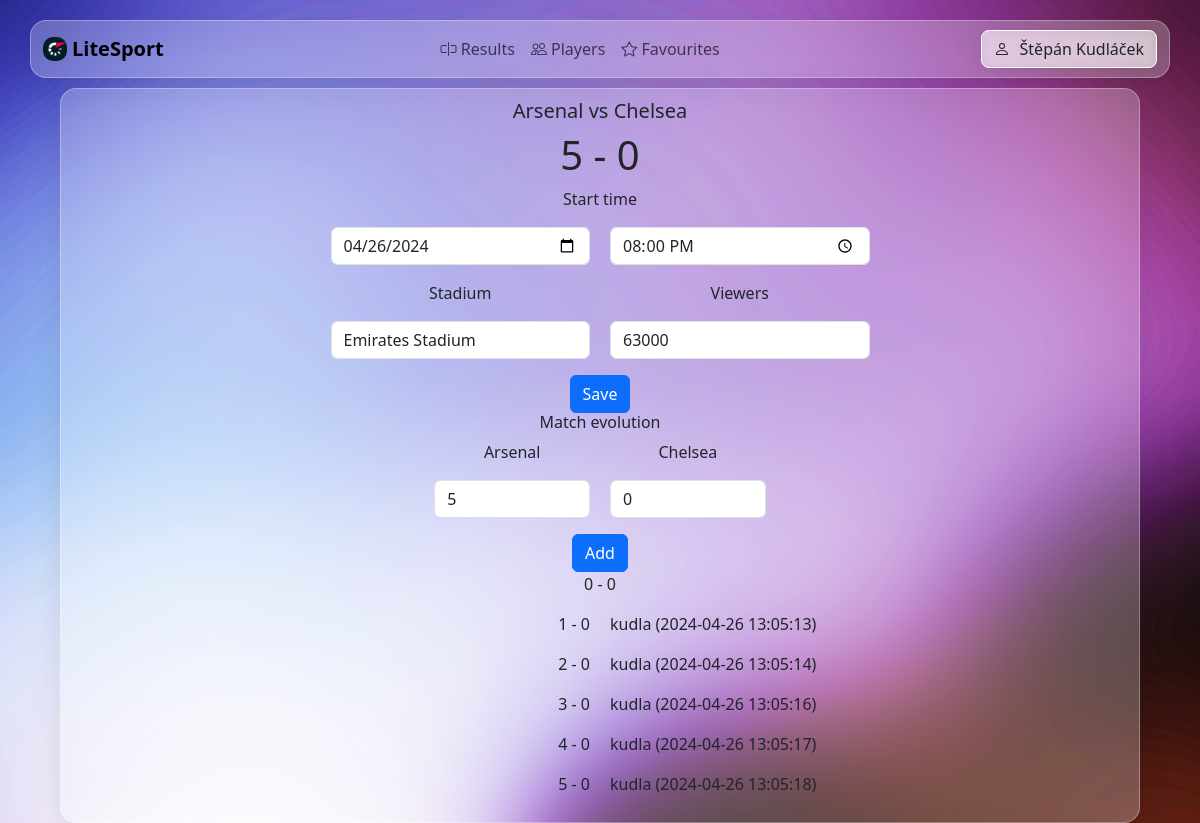
Page /edit-match/2 (signed in) on the earlier database version.
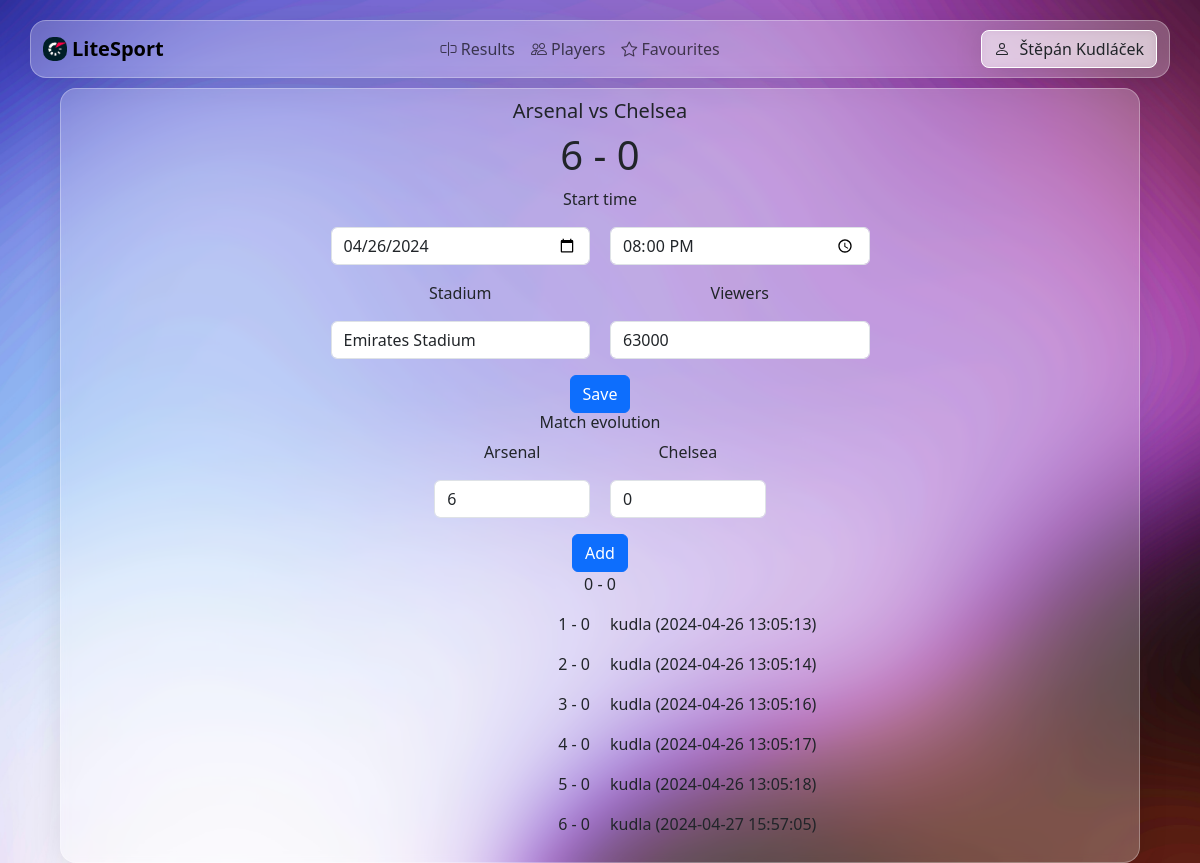
Same page on the later database version.
### base/models.py (models this page shows, shortened)
class Match(models.Model):
    score_1 = models.IntegerField(default=0)
    score_2 = models.IntegerField(default=0)
    start_time = models.DateTimeField(null=True)
    end_time = models.DateTimeField(null=True)
    viewers = models.IntegerField(default=0)
    stadium = models.CharField(max_length=30,default="")
    id_category = models.ForeignKey('Category', on_delete=models.CASCADE)
    id_league = models.ForeignKey('League', on_delete=models.CASCADE)
    user = models.ForeignKey(User, on_delete=models.CASCADE)
    id_team_1 = models.ForeignKey('Team', on_delete=models.CASCADE, related_name='team_1')
    id_team_2 = models.ForeignKey('Team', on_delete=models.CASCADE, related_name='team_2')

class EditHistory(models.Model):
    modified_at = models.DateTimeField(null=True)
    old_score1 = models.IntegerField(default="",null=False)
    old_score2 = models.IntegerField(default="",null=False)
    new_score1 = models.IntegerField(default="",null=False)
    new_score2 = models.IntegerField(default="",null=False)
    user = models.ForeignKey(User, on_delete=models.CASCADE)
    id_match = models.ForeignKey('Match', on_delete=models.CASCADE)

class Team(models.Model):
    name = models.CharField(max_length=30,default="",null=False)
    id_category = models.ForeignKey('Category', on_delete=models.CASCADE)
    id_league = models.ForeignKey('League', on_delete=models.CASCADE)

### base/views.py (the view, shortened to what this page needs)
# urls.py: path('edit-match/<int:match_id>', views.edit_match, name="edit_match"),
@login_required
def edit_match(request, match_id):
    match = Match.objects.get(id=match_id)
    match_history = EditHistory.objects.filter(id_match=match_id)
    form1 = EditMatchForm(instance=match)
    form2 = AddMatchHistoryForm()
    context = {
        'title': 'Edit Match',
        'match': match,
        'match_history': match_history,
        'form1': form1,
        'form2': form2
    }
    return render(request,'base/edit_match.html',context)

### base/forms.py
class EditMatchForm(forms.ModelForm):
    class Meta:
        model = Match
        fields = ['start_time', 'stadium', 'viewers', 'id_team_1', 'score_1', 'id_team_2', 'score_2']

class AddMatchHistoryForm(forms.ModelForm):
    class Meta:
        model = EditHistory
        fields = ['id_match', 'new_score1', 'new_score2', 'modified_at', 'user']

### base/templates/base/edit_match.html (shortened to what this page needs)
{% extends 'main.html' %}
{% block content %}
<div class="container-lg main-container glass-effect" >
        <div class="col">
            <form method="POST" >
                <h5 class="page-title">{{ match.id_team_1.name }} vs {{ match.id_team_2.name }}</h5>
                <h1 class="page-title">{{ match.score_1 }} - {{ match.score_2 }}</h1>
                <p class="page-title">Start time</p>
                <div class="mb-3">
                    <div class="row">
                        <div class="col" style="padding-right: 10px;">
                            <input type="date" class="form-control" style="max-width: 50%;margin-left: auto;" value="{{ match.start_time|date:'Y-m-d' }}" name="start_time_date">
                        </div>
                        <div class="col" style="padding-left: 10px;">
                            <input type="time" class="form-control" style="max-width: 50%;" value="{{ match.start_time|time:'H:i' }}" name="start_time_time">
                        </div>
                    </div>
                </div>
                <div class="mb-3">
                    <div class="row">
                        <div class="col" style="padding-right: 10px;">
                            <p style="max-width: 50%;margin-left: auto;" class="page-title">Stadium</p>
                            <input type="text" class="form-control" style="max-width: 50%;margin-left: auto;" value="{{ match.stadium }}" name="stadium" >
                        </div>
                        <div class="col" style="padding-left: 10px;">
                            <p style="max-width: 50%;" class="page-title">Viewers</p>
                            <input type="text" class="form-control" style="max-width: 50%;" value="{{ match.viewers }}" name="viewers">
                        </div>
                    </div>
                </div>
                <div class="d-flex justify-content-center">
                    <button class="btn btn-primary" name="form1" type="submit">
                        Save
                    </button>
                </div>
            </form>
            <form method="POST">
                <h6 class="page-title">Match evolution</h6>
                <div class="mb-3">
                    <div class="row">
                        <div class="col" style="padding-right: 10px;">
                            <p style="max-width: 30%;margin-left: auto;" class="page-title">{{ match.id_team_1.name }}</p>
                            <input type="number" class="form-control" style="max-width: 30%;margin-left: auto;" value="{{ match.score_1 }}" name="new_score1" >
                        </div>
                        <div class="col" style="padding-left: 10px;">
                            <p style="max-width: 30%;" class="page-title">{{ match.id_team_2.name }}</p>
                            <input type="number" class="form-control" style="max-width: 30%;" value="{{ match.score_2 }}"name="new_score2" >
                        </div>
                    </div>
                </div>
                <div class="d-flex justify-content-center">
                    <button class="btn btn-primary" name="form2"type="submit">
                        Add
                    </button>
                </div>
            </form>
            <div class="page-title">
                <p class"page-title">0 - 0</p>
            </div>
            {% for match_his in match_history %}
                <div class="row">
                    <div class="col" style="padding-right: 10px;">
                        <p class="page-title" style="max-width: 50%;margin-left: auto; display: flex;align-items: right;justify-content: right;">{{match_his.new_score1}} - {{match_his.new_score2}}</p>
                    </div>
                    <div class="col" style="padding-left: 10px;">
                        <p class="ml-3">{{match_his.user}} ({{match_his.modified_at|date:'Y-m-d H:i:s'}})</p>
                    </div>
                </div>
            {% endfor %}
        </div>
</div>
{% endblock %}

Differences in the rows shown:
changed Match "Emirates Stadium": score_1 "5" → "6"; new_score1 "5" → "6"
added EditHistory: new_score1 "6", new_score2 "0", user "kudla", modified_at "2024-04-27 15:57:05"
